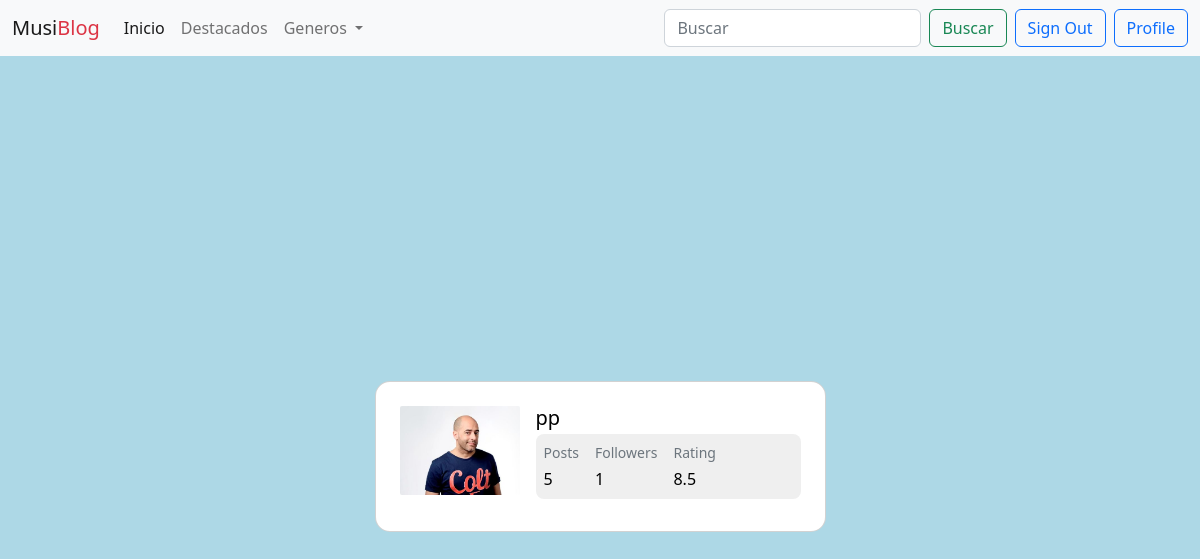
The app's page /profile/1 (signed in), older data.
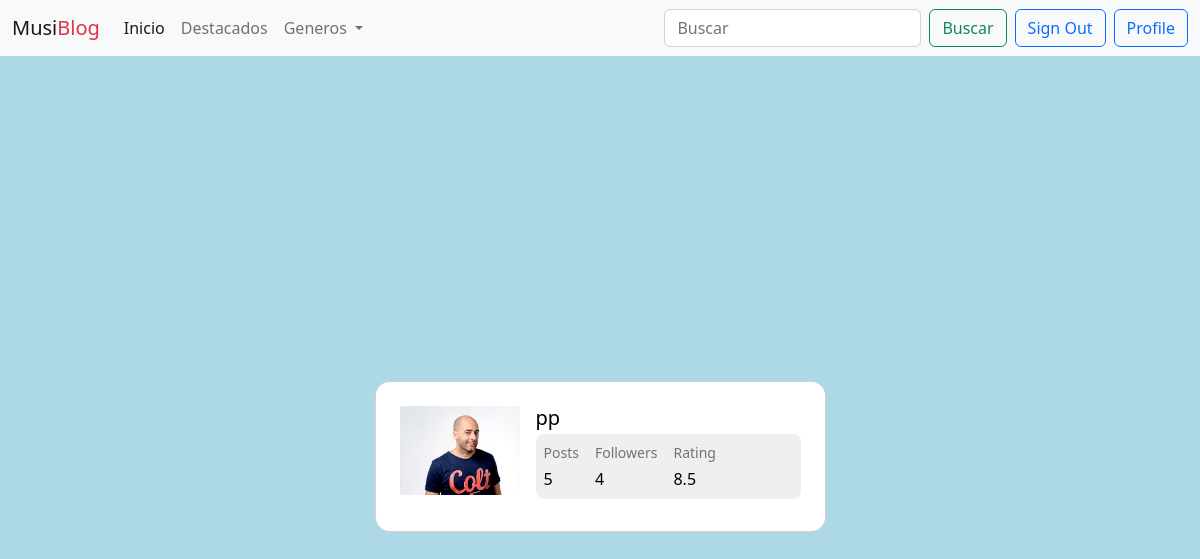
The same page, newer data.
### users/models.py (models this page shows, shortened)
class User(AbstractUser):
    profile_pic = models.ImageField(upload_to='profile_pics/', blank=True, null=True,default='default.jpg')
    followers = models.ManyToManyField("self", symmetrical=False, blank=True, related_name="following")
    def cantidad_publicaciones(self):
        return Post.objects.filter(author=self).count()

### users/views.py (the view)
# urls.py: path('profile/<int:user_id>', views.ProfileView.as_view(), name='profile'),
class ProfileView(LoginRequiredMixin, DetailView):
    model = User
    template_name = 'users/profile.html'
    def get_object(self, queryset=None):
        user_id = self.kwargs.get('user_id')  # Obtén el user_id desde los parámetros de la URL
        return get_object_or_404(User, id=user_id)
    def get_context_data(self, **kwargs):
        context = super().get_context_data(**kwargs)
        context['request'] = self.request
        return context

### blogs/context_processors.py (called while the page is built)
def categories_processor(request):
    categories = Category.objects.all()
    return{
        'categories': categories
    }

### users/templates/users/profile.html (shortened to what this page needs)
{% extends "base.html" %}
{% load markdown_extras %}
{% block content %}
<section class="vh-100" style="background-color: rgb(173, 216, 230);">
  <div class="container py-5 h-100">
    <div class="row d-flex justify-content-center align-items-center h-100">
      <div class="col col-md-9 col-lg-7 col-xl-5">
        <div class="card" style="border-radius: 15px;">
          <div class="card-body p-4">
            <div class="d-flex text-black">
              <div class="flex-shrink-0">
                {% if user.profile_pic %}
                  <img src="{{ user.profile_pic.url }}"
                  alt="img" class="img-fluid"
                  style="width: 120px; border-radius: 2px;">
                {% else %}
                  <td>Image</td>
                {% endif %}
              </div>
              <div class="flex-grow-1 ms-3">
                <h5 class="mb-1"> {{ user.username }}</h5>
                <div class="d-flex justify-content-start rounded-3 p-2 mb-2"
                  style="background-color: #efefef;">
                  <div>
                    <p class="small text-muted mb-1">Posts</p>
                    <p class="mb-0">{{ user.cantidad_publicaciones }}</p>
                  </div>
                  <div class="px-3">
                    <p class="small text-muted mb-1">Followers</p>
                    <p class="mb-0">{{ user.followers.all.count }}</p>
                  </div>
                  <div>
                    <p class="small text-muted mb-1">Rating</p>
                    <p class="mb-0">8.5</p>
                  </div>
                </div>
                </div>
              </div>
            </div>
          </div>
        </div>
      </div>
    </div>
</section>
{% endblock %}

Row changes from the older to the newer data that the page shows:
changed User "pp": followers.all.count "1" → "4"
